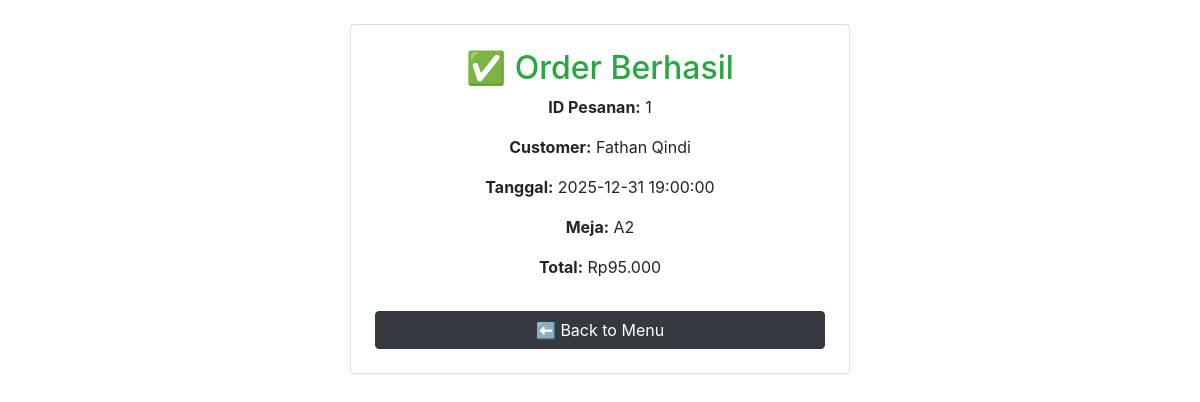
The page /customerSide/CustomerOrder/success_order.php?id=1 on the database its author committed.
### tables this page shows
CREATE TABLE `pesanan` (
  `id_pesanan` int(11) NOT NULL,
  `id_meja` int(11) DEFAULT NULL,
  `id_kasir` int(11) DEFAULT NULL,
  `id_customer` int(11) DEFAULT NULL,
  `nama_customer` varchar(100) DEFAULT NULL,
  `tanggal_pesan` datetime DEFAULT current_timestamp(),
  `status_pesanan` enum('pending','diproses','selesai','reservasi','batal') DEFAULT 'pending',
  `total_harga` decimal(12,2) DEFAULT 0.00,
  `catatan` text DEFAULT NULL
);

CREATE TABLE `meja` (
  `id_meja` int(11) NOT NULL,
  `nomor_meja` varchar(20) NOT NULL,
  `kapasitas` int(11) NOT NULL,
  `status` enum('kosong','terisi','reservasi') DEFAULT 'kosong',
  `created_at` datetime DEFAULT current_timestamp()
);

### customerSide/CustomerOrder/success_order.php (the view, shortened to what this page needs)
<?php
require_once '../config.php';
$id = (int)($_GET["id"] ?? 0);
$sql = "SELECT ps.id_pesanan, ps.tanggal_pesan, ps.total_harga,
               mj.nomor_meja,
               lg.nama
        FROM pesanan ps
        JOIN meja mj ON mj.id_meja = ps.id_meja
        JOIN login lg ON lg.id_user = ps.id_customer
        WHERE ps.id_pesanan = ?
        LIMIT 1";
$stmt = mysqli_prepare($link, $sql);
mysqli_stmt_bind_param($stmt, "i", $id);
mysqli_stmt_execute($stmt);
$res = mysqli_stmt_get_result($stmt);
$data = mysqli_fetch_assoc($res);
function rupiah($x){
    return "Rp".number_format($x,0,',','.');
}
?>
<!DOCTYPE html>
<html>
<head>
    <link rel="stylesheet" href="https://stackpath.bootstrapcdn.com/bootstrap/4.5.2/css/bootstrap.min.css">
</head>
<body class="p-4">
<div class="card p-4 text-center" style="max-width:500px;margin:auto;">
    <h2 class="text-success">✅ Order Berhasil</h2>
    <p><b>ID Pesanan:</b> <?= $data["id_pesanan"]; ?></p>
    <p><b>Customer:</b> <?= htmlspecialchars($data["nama"]); ?></p>
    <p><b>Tanggal:</b> <?= htmlspecialchars($data["tanggal_pesan"]); ?></p>
    <p><b>Meja:</b> <?= htmlspecialchars($data["nomor_meja"]); ?></p>
    <p><b>Total:</b> <?= rupiah($data["total_harga"]); ?></p>
    <a href="../home/home.php#projects" class="btn btn-dark mt-3">⬅ Back to Menu</a>
</div>
</body>
</html>

### rows shown on the page
pesanan: id_pesanan "1", id_customer.nama "Fathan Qindi", tanggal_pesan "2025-12-31 19:00:00", id_meja.nomor_meja "A2", total_harga "Rp95.000"
